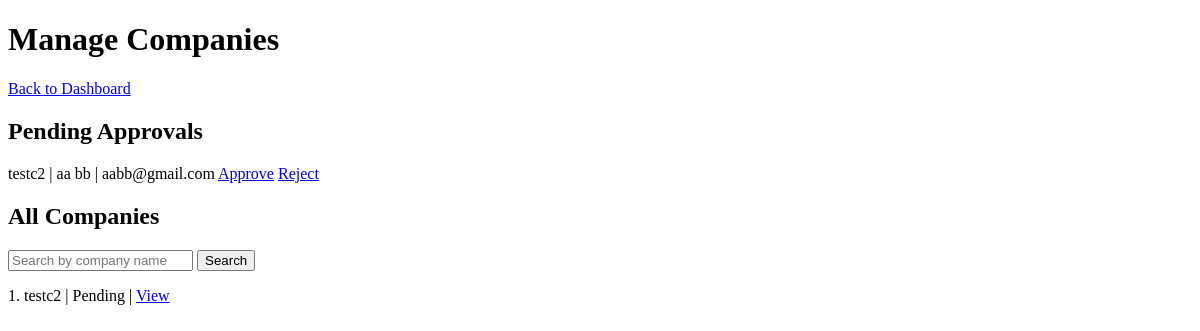
/admin/manage_companies, run on an earlier commit of the app's database.
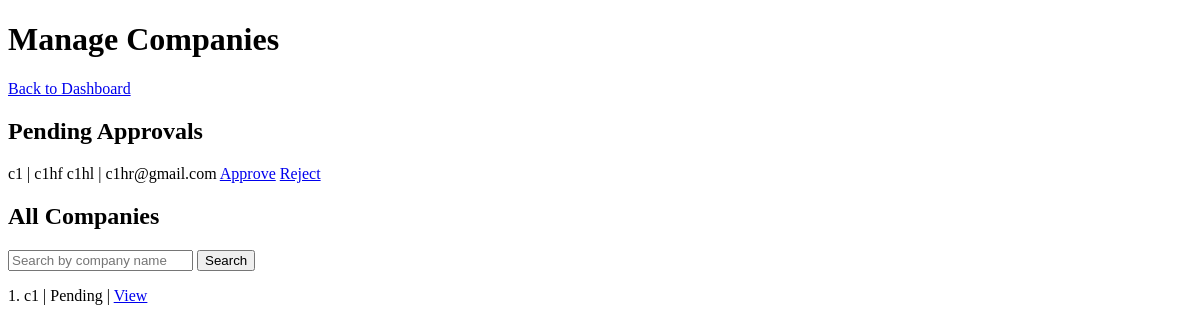
And on a later commit of the database.
### models.py (models this page shows)
class Company(db.Model):
    __tablename__ = 'companies'
    company_id = db.Column(db.Integer, primary_key=True)
    user_id = db.Column(db.Integer, db.ForeignKey('users.user_id'), unique=True)
    email = db.Column(db.String(100), db.ForeignKey('users.email'), unique=True, nullable=False)
    company_name = db.Column(db.String(100), nullable=False)
    hr_fname = db.Column(db.String(20), nullable=False)
    hr_lname = db.Column(db.String(20), nullable=False)
    hr_email = db.Column(db.String(100), nullable=False)
    website = db.Column(db.Text)
    description = db.Column(db.Text)
    logo = db.Column(db.String(200))
    approval_status = db.Column(db.Boolean, default=False)  # shortlist, waiting(applied), reject
    is_blacklisted = db.Column(db.Boolean, default=False)

### routes/admin.py (the view)
@admin.route('/manage_companies')
def manage_companies():
    q = request.args.get('q', '').strip()
    pending   = Company.query.filter_by(approval_status=False).all()
    if q:
        companies = Company.query.filter(Company.company_name.ilike(f'%{q}%')).all()
    else:
        companies = Company.query.all()
    return render_template('admin/manage_company.html',
        companies = companies,
        pending   = pending,
    )

### templates/admin/manage_company.html (shortened to what this page needs)
<!DOCTYPE html>
<html lang="en">
<head>
</head>
<body>
  <h1>Manage Companies</h1>
  <a href="{{ url_for('admin.dashboard') }}">Back to Dashboard</a>
  <h2>Pending Approvals</h2>
  {% for c in pending %}
    <p>
      {{ c.company_name }} | {{ c.hr_fname }} {{ c.hr_lname }} | {{ c.hr_email }}
      <a href="{{ url_for('admin.approve_company', company_id=c.company_id) }}">Approve</a>
      <a href="{{ url_for('admin.reject_company', company_id=c.company_id) }}">Reject</a>
    </p>
  {% endfor %}
  <h2>All Companies</h2>
  <form method="GET" action="{{ url_for('admin.manage_companies') }}">
    <input type="text" name="q" placeholder="Search by company name" value="{{ request.args.get('q', '') }}">
    <button type="submit">Search</button>
  </form>
  {% for c in companies %}
    <p>
      {{ loop.index }}. {{ c.company_name }} |
      {% if c.is_blacklisted %} Blacklisted
      {% elif c.approval_status %} Approved
      {% else %} Pending
      {% endif %}
      | <a href="{{ url_for('admin.company_detail', company_id=c.company_id) }}">View</a>
    </p>
  {% endfor %}
</body>
</html>

What changed in the data, as far as the page shows it:
changed Company: company_name "testc2" → "c1"; hr_fname "aa" → "c1hf"; hr_lname "bb" → "c1hl"; hr_email "aabb@gmail.com" → "c1hr@gmail.com"
